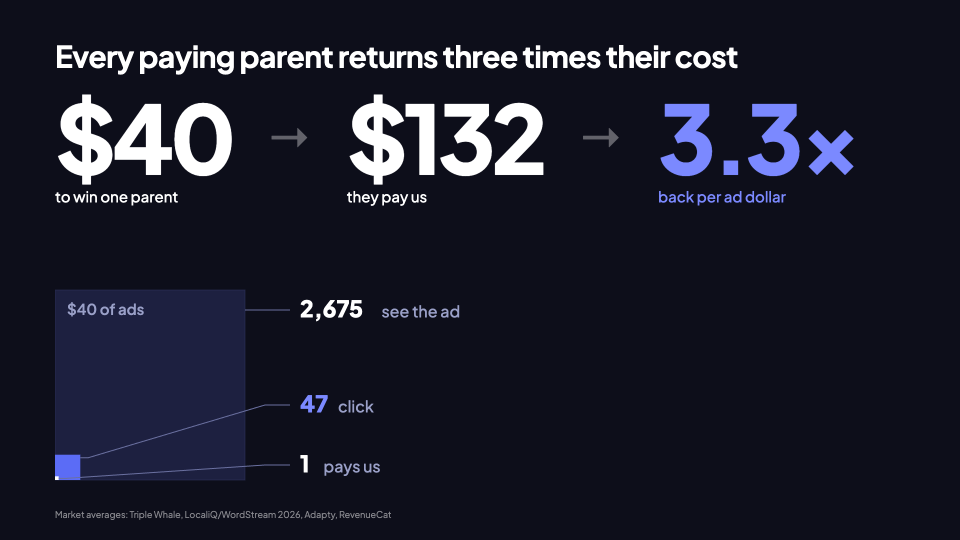
#> input picture pitch/variants/s9/r2-1.png, 1920 x 1080 px, found by its file name (shown at 1/2 size); its folder holds 4 pictures in this run
$ python sheet2.py r2-1.png
#> lines starting #> are read from the running program, lines starting #| are printed output that depends on the picture
import os, sys
from PIL import Image, ImageDraw, ImageFont
d = sys.argv[1]
w, h, pad = 1180, 664, 40
sheet = Image.new('RGB', (2 * w + 3 * pad, 3 * (h + pad + 50) + pad), '#222')
#> sheet: PIL image 2480x2302 RGB; every value is 34
dr = ImageDraw.Draw(sheet)
f = ImageFont.truetype('/System/Library/Fonts/Helvetica.ttc', 40)
for i in range(5):
    im = Image.open(os.path.join(d, f'r2-{i+1}.png')).convert('RGB').resize((w, h))
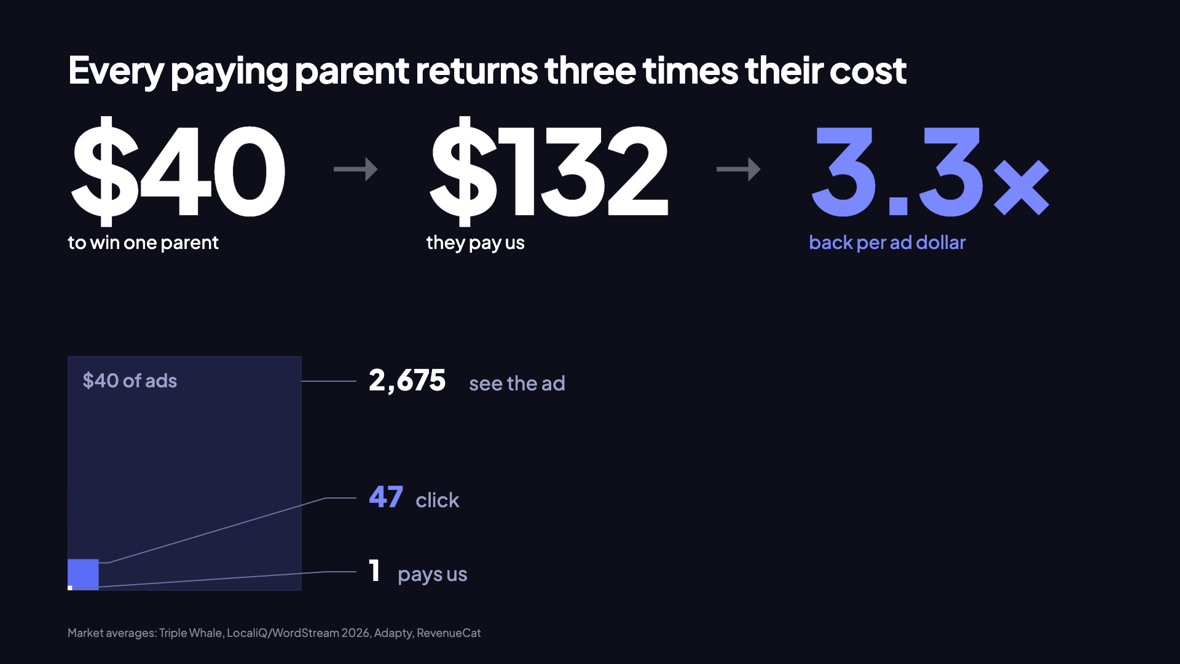
#> im: PIL image 1180x664 RGB; mean R, G, B 27.1, 28.3, 42.6
    x = pad + (i % 2) * (w + pad); y = pad + (i // 2) * (h + pad + 50)
    dr.text((x, y), 'ABCDE'[i], fill='white', font=f)
    sheet.paste(im, (x, y + 50))
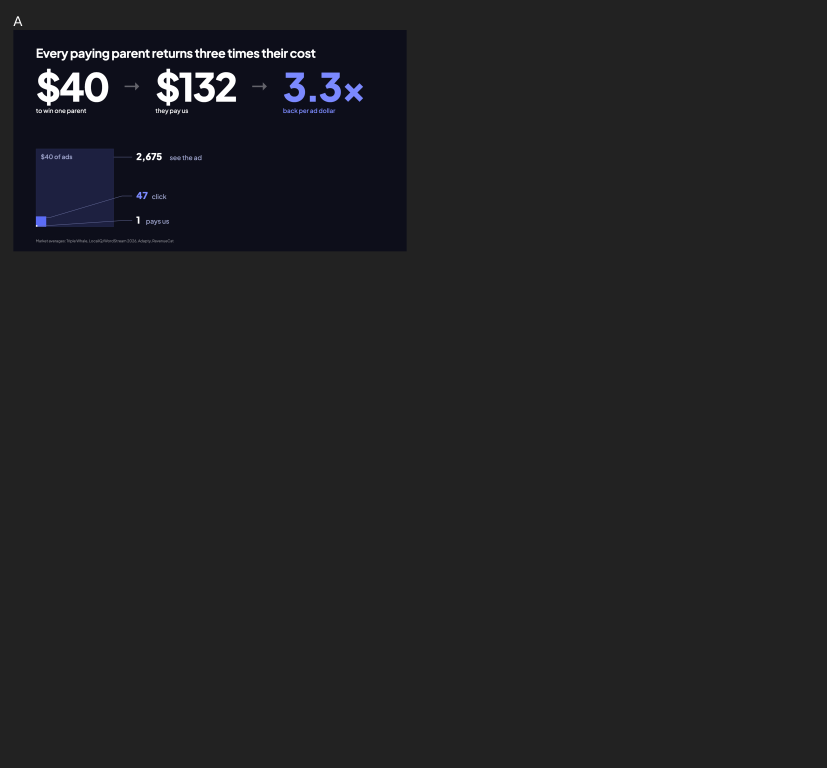
#> sheet: PIL image 2480x2302 RGB (shown at 1/3 size); mean R, G, B 33.1, 33.2, 35.2
#> pass 2 of the loop `for i in range(5):`:
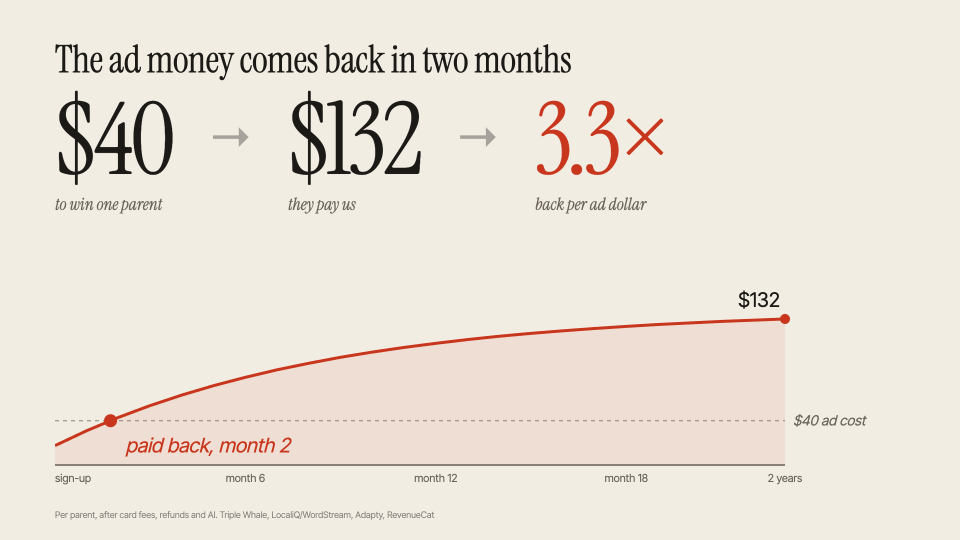
#> input picture pitch/variants/s9/r2-2.png, 1920 x 1080 px, found by its file name (shown at 1/2 size)
#> `im = Image.open(os.path.join(d, f'r2-{i+1}.png')).convert('RGB').resiz..`:
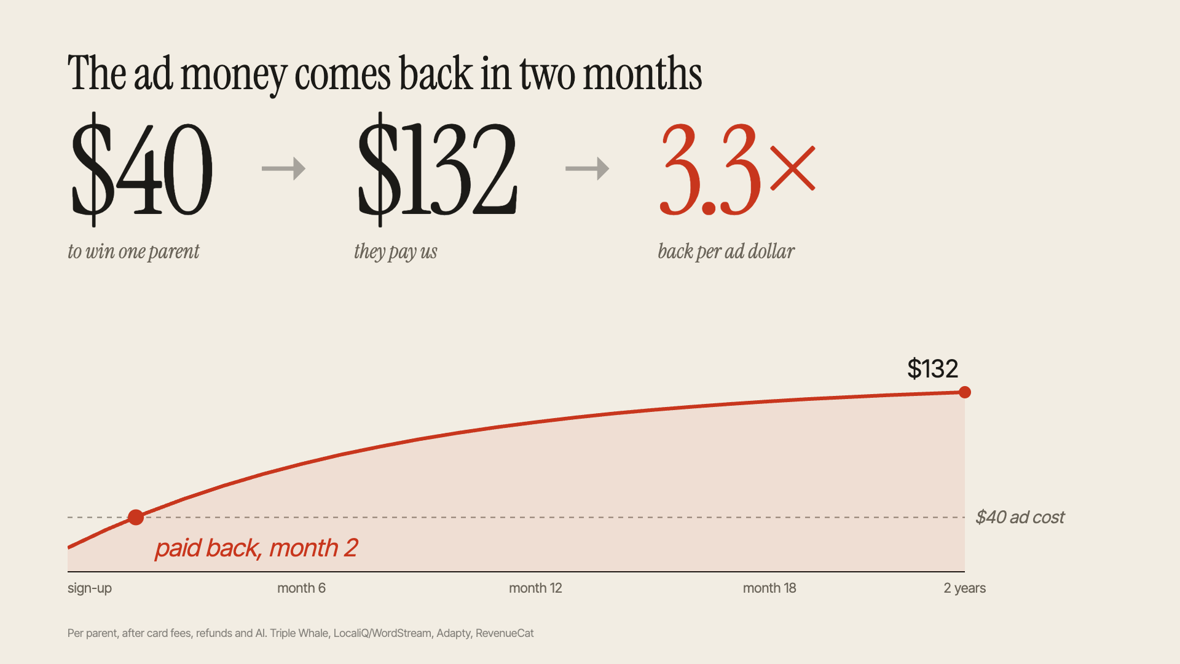
#> im: PIL image 1180x664 RGB; mean R, G, B 235.8, 227.8, 217.6
#> `sheet.paste(im, (x, y + 50))`:
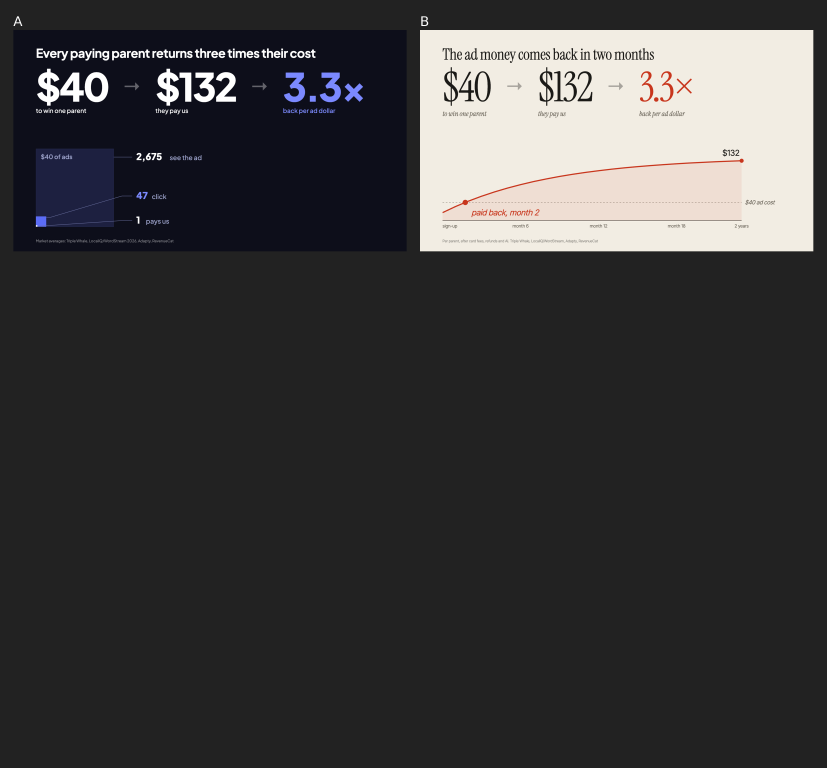
#> sheet: PIL image 2480x2302 RGB (shown at 1/3 size); mean R, G, B 60.8, 59.8, 60.4
#> pass 3 of the loop `for i in range(5):`:
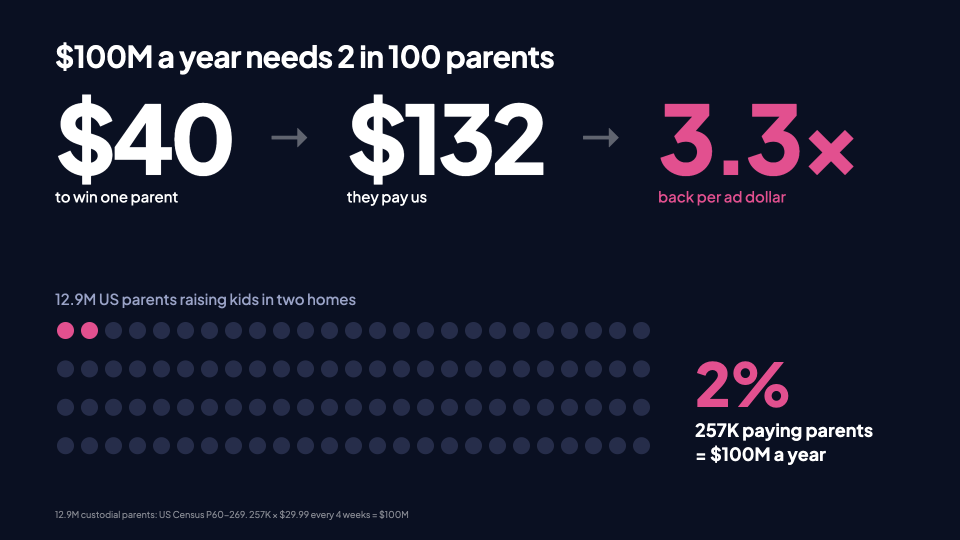
#> input picture pitch/variants/s9/r2-3.png, 1920 x 1080 px, found by its file name (shown at 1/2 size)
#> `im = Image.open(os.path.join(d, f'r2-{i+1}.png')).convert('RGB').resiz..`:
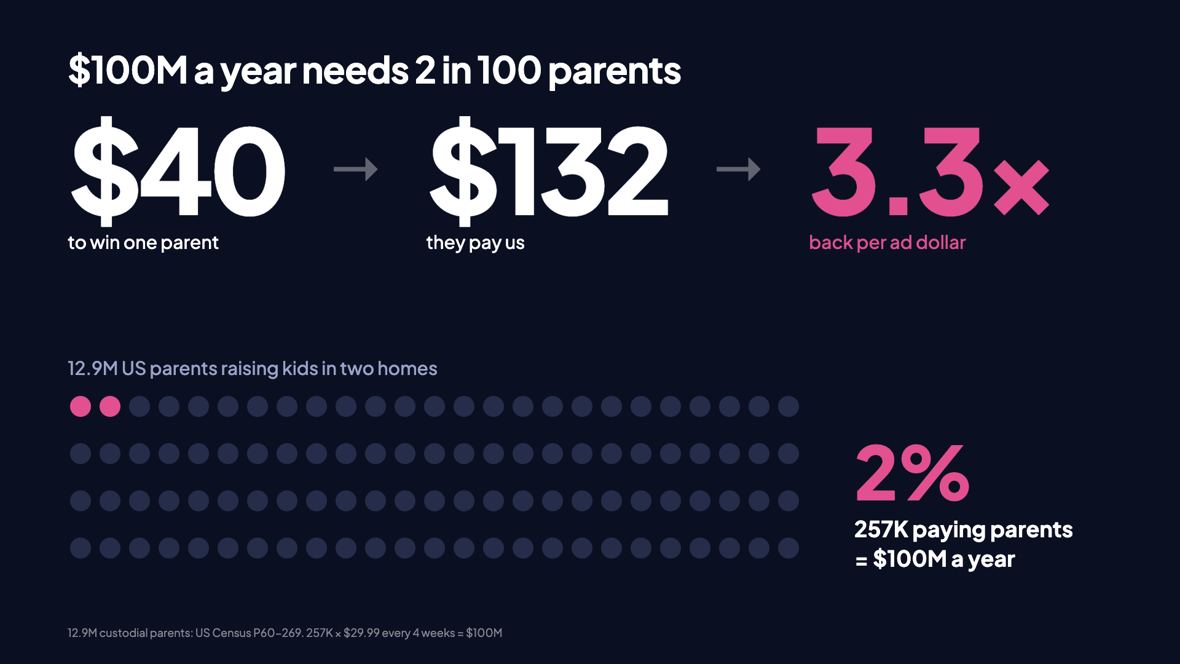
#> im: PIL image 1180x664 RGB; mean R, G, B 26.1, 29.5, 47.9
#> `sheet.paste(im, (x, y + 50))`:
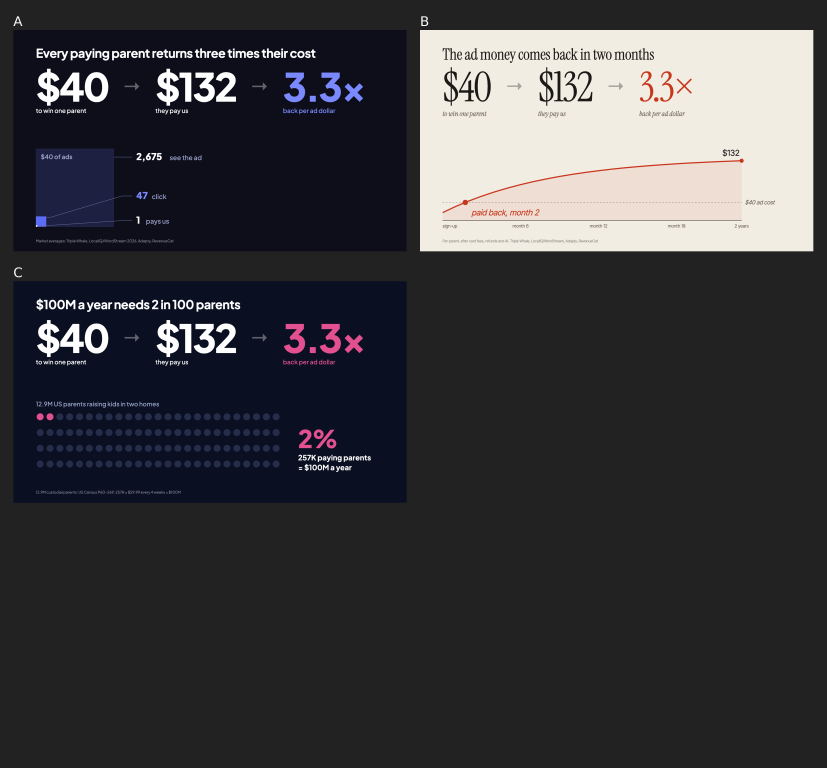
#> sheet: PIL image 2480x2302 RGB (shown at 1/3 size); mean R, G, B 59.7, 59.2, 62.3
#> (the run stopped early here; a loop or call above may not have finished)
